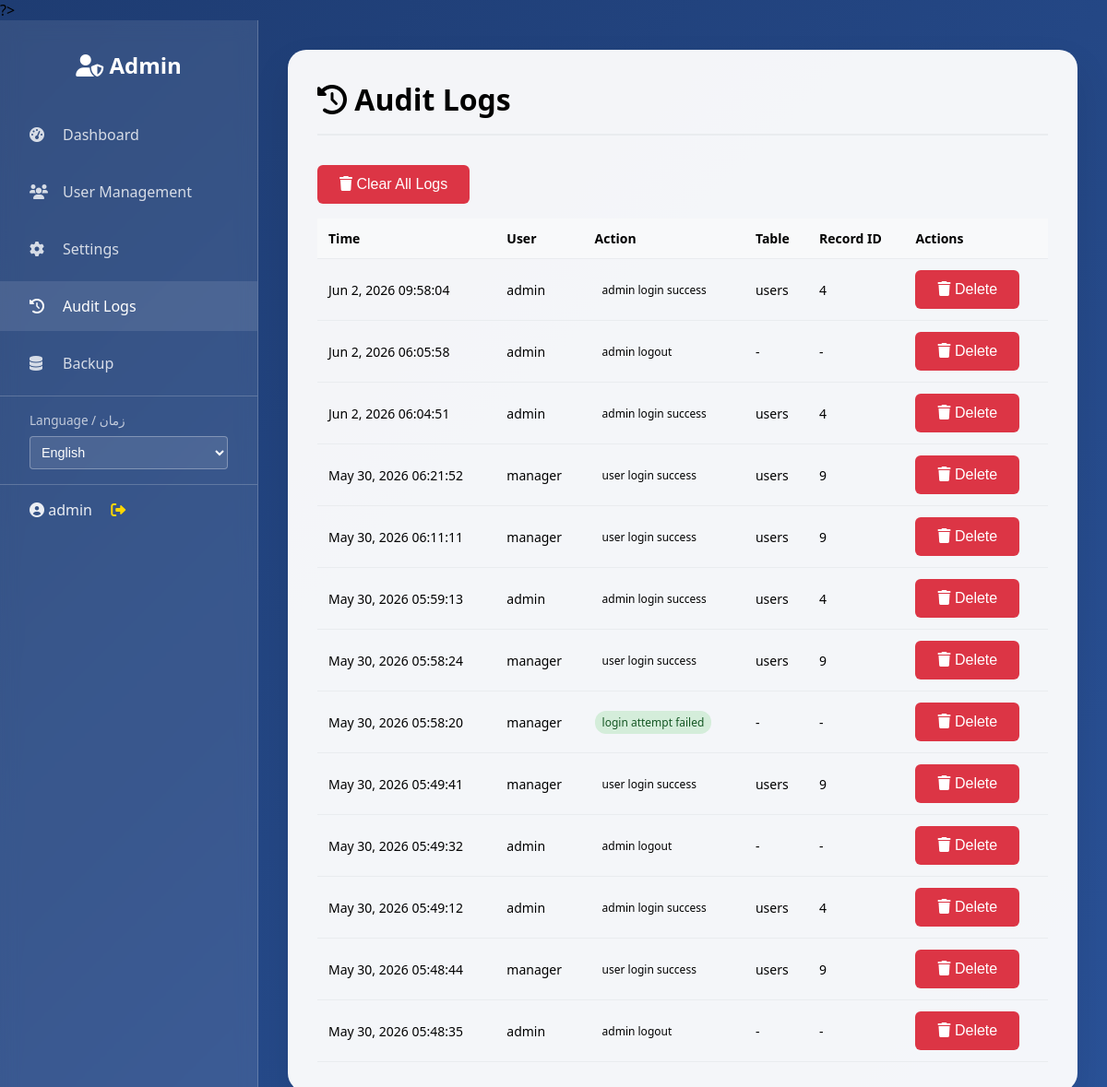
The app's page /simple-admin-logs.php (signed in) with its own data.
### tables this page shows
CREATE TABLE `audit_logs` (
  `id` int NOT NULL AUTO_INCREMENT,
  `user_id` int DEFAULT NULL,
  `username` varchar(255) DEFAULT NULL,
  `action` varchar(100) NOT NULL,
  `table_name` varchar(50) DEFAULT NULL,
  `record_id` int DEFAULT NULL,
  `old_values` text,
  `new_values` text,
  `created_at` timestamp NULL DEFAULT CURRENT_TIMESTAMP,
  PRIMARY KEY (`id`),
  KEY `user_id` (`user_id`),
  CONSTRAINT `audit_logs_ibfk_1` FOREIGN KEY (`user_id`) REFERENCES `users` (`id`) ON DELETE SET NULL
);

### includes/language-functions.php (called while the page is built, shortened)
<?php
function getCurrentLanguage() {
    return $_SESSION['language'] ?? DEFAULT_LANGUAGE;
}
function loadLanguageFile($lang = null) {
    if ($lang === null) {
        $lang = getCurrentLanguage();
    }
    $filePath = __DIR__ . '/lang-' . $lang . '.php';
    return include $filePath;
}
function t($key, $default = '') {
    static $translations = null;
    if ($translations === null) {
        $translations = loadLanguageFile();
    }
    $keys = explode('.', $key);
    $value = $translations;
    foreach ($keys as $k) {
        if (is_array($value) && isset($value[$k])) {
            $value = $value[$k];
        } else {
            return $default ?: $key;
        }
    }
    return $value ?: ($default ?: $key);
}
?>

### includes/simple-admin-auth.php (called while the page is built, shortened)
<?php
function getAdminId() {
    return $_SESSION['admin_id'] ?? null;
}
function getAdminUsername() {
    return $_SESSION['admin_username'] ?? 'Admin';
}
?>

### simple-admin-logs.php (the view, shortened to what this page needs)
<?php
require_once 'includes/language-functions.php';
require_once 'includes/simple-admin-auth.php';
require_once 'includes/admin-settings-helper.php';
$adminUser = [
    'username' => getAdminUsername(),
    'id' => getAdminId()
];
$hasAuditTable = false;
try {
    $tables = $db->query("SHOW TABLES LIKE 'audit_logs'")->fetchAll();
    if (!empty($tables)) {
        $hasAuditTable = true;
        $page = intval($_GET['page'] ?? 1);
        $limit = 20;
        $offset = ($page - 1) * $limit;
        $sql = "
            SELECT * FROM audit_logs
            ORDER BY created_at DESC
            LIMIT $limit OFFSET $offset
        ";
        $logs = $db->query($sql)->fetchAll(PDO::FETCH_ASSOC);
    }
} catch (Exception $e) {
    $error = "Error loading audit logs: " . $e->getMessage();
}
?>
<!DOCTYPE html>
<html lang="en">
<head>
    <link href="https://cdnjs.cloudflare.com/ajax/libs/font-awesome/6.0.0/css/all.min.css" rel="stylesheet">
</head>
<body>
    <div class="admin-container">
        <aside class="admin-sidebar">
            <div class="admin-header">
                <h2><i class="fas fa-user-shield"></i> <?= t('admin.admin') ?></h2>
            </div>
            <nav>
                <ul class="admin-nav">
                    <li><a href="admin-dashboard.php"><i class="fas fa-tachometer-alt"></i> <?= t('nav.home') ?></a></li>
                    <li><a href="simple-admin-users.php"><i class="fas fa-users"></i> <?= t('admin.userManagement') ?></a></li>
                    <li><a href="simple-admin-settings.php"><i class="fas fa-cog"></i> <?= t('common.settings') ?></a></li>
                    <li><a href="simple-admin-logs.php" class="active"><i class="fas fa-history"></i> <?= t('admin.auditLogs') ?></a></li>
                    <li><a href="backup.php"><i class="fas fa-database"></i> <?= t('common.backup') ?></a></li>
                </ul>
            </nav>
            <div class="admin-language">
                <label>Language / زمان</label>
                <select class="language-select" id="languageSelect" onchange="changeLanguage(this.value)">
                    <option value="en">English</option>
                </select>
            </div>
            <div class="admin-user">
                <i class="fas fa-user-circle"></i>
                <span><?= htmlspecialchars($adminUser['username']) ?></span>
                <a href="includes/simple-admin-auth.php?logout=1" style="color: #ffd700; margin-left: 1rem;">
                    <i class="fas fa-sign-out-alt"></i>
                </a>
            </div>
        </aside>
        <main class="admin-main">
            <div class="admin-content">
                <div class="page-header">
                    <h1><i class="fas fa-history"></i> <?= t('admin.auditLogs') ?></h1>
                </div>
                <?php if (!$hasAuditTable): ?>
                    <div class="alert alert-info">
                        <i class="fas fa-info-circle"></i>
                        <?= t('messages.auditNotConfiguredMsg') ?>
                    </div>
                    <div class="no-logs">
                        <i class="fas fa-history"></i>
                        <h3><?= t('messages.auditNotConfigured') ?></h3>
                        <p><?= t('messages.setupAuditLogging') ?></p>
                        <br>
                        <form method="post" style="display: inline;">
                            <input type="hidden" name="action" value="create_table">
                            <button type="submit" class="btn btn-primary">
                                <i class="fas fa-plus"></i> <?= t('messages.enableAuditLogging') ?>
                            </button>
                        </form>
                    </div>
                <?php else: ?>
                    <div class="btn-controls">
                        <form method="post" style="display: inline;" onsubmit="return confirm('<?= t('messages.clearAllLogsConfirm') ?>');">
                            <button type="submit" class="btn btn-danger">
                                <i class="fas fa-trash"></i> <?= t('admin.clearAll') ?>
                            </button>
                        </form>
                    </div>
                    <table class="logs-table">
                        <thead>
                            <tr>
                                <th><?= t('admin.auditTime') ?></th>
                                <th><?= t('admin.auditUser') ?></th>
                                <th><?= t('admin.auditAction') ?></th>
                                <th><?= t('admin.auditTable') ?></th>
                                <th><?= t('admin.auditRecordId') ?></th>
                                <th><?= t('common.actions') ?></th>
                            </tr>
                        </thead>
                        <tbody>
                            <?php foreach ($logs as $log): ?>
                                <tr>
                                    <td><?= date('M j, Y H:i:s', strtotime($log['created_at'])) ?></td>
                                    <td><?= htmlspecialchars($log['username'] ?? 'System') ?></td>
                                    <td>
                                        <span class="action-badge action-<?= strtolower(explode('_', $log['action'])[0]) ?>">
                                            <?= htmlspecialchars(str_replace('_', ' ', $log['action'])) ?>
                                        </span>
                                    </td>
                                    <td><?= htmlspecialchars($log['table_name'] ?? '-') ?></td>
                                    <td><?= htmlspecialchars($log['record_id'] ?? '-') ?></td>
                                    <td>
                                        <form method="post" style="display: inline;">
                                            <button type="submit" class="btn btn-danger btn-small" onclick="return confirm('<?= t('messages.deleteLogEntryConfirm') ?>');">
                                                <i class="fas fa-trash"></i> <?= t('common.delete') ?>
                                            </button>
                                        </form>
                                    </td>
                                </tr>
                            <?php endforeach; ?>
                        </tbody>
                    </table>
                <?php endif; ?>
            </div>
        </main>
    </div>
</body>
</html>

### simple-admin-logs.php (style rules this page uses)
* { margin: 0; padding: 0; box-sizing: border-box; }
body { font-family: 'Segoe UI', Tahoma, Geneva, Verdana, sans-serif; background: linear-gradient(135deg, #1e3c72 0%, #2a5298 100%); min-height: 100vh; }
.admin-container { display: flex; min-height: 100vh; }
.admin-sidebar { width: 280px; background: rgba(255, 255, 255, 0.1); backdrop-filter: blur(10px); border-right: 1px solid rgba(255, 255, 255, 0.2); padding: 2rem 0; }
.admin-header { text-align: center; color: white; margin-bottom: 2rem; padding: 0 2rem; }
.admin-nav { list-style: none; }
.admin-nav li { margin-bottom: 0.5rem; }
.admin-nav a { display: flex; align-items: center; padding: 1rem 2rem; color: rgba(255, 255, 255, 0.8); text-decoration: none; transition: all 0.3s ease; }
.admin-nav a:hover, .admin-nav a.active { background: rgba(255, 255, 255, 0.1); color: white; }
.admin-nav i { margin-right: 1rem; width: 20px; }
.admin-main { flex: 1; padding: 2rem; overflow-y: auto; }
.admin-content { background: rgba(255, 255, 255, 0.95); border-radius: 20px; padding: 2rem; box-shadow: 0 20px 40px rgba(0, 0, 0, 0.1); }
.page-header { margin-bottom: 2rem; padding-bottom: 1rem; border-bottom: 2px solid #e9ecef; }
.btn-danger { background: #dc3545; color: white; }
.btn-small { padding: 0.4rem 0.75rem; font-size: 0.85rem; }
.btn-controls { margin-bottom: 1rem; display: flex; gap: 1rem; }
.logs-table { width: 100%; border-collapse: collapse; margin-top: 1rem; }
.logs-table th, .logs-table td { padding: 0.75rem; text-align: left; border-bottom: 1px solid #e9ecef; font-size: 0.875rem; }
.logs-table th { background: #f8f9fa; font-weight: 600; }
.action-badge { padding: 0.25rem 0.5rem; border-radius: 12px; font-size: 0.75rem; font-weight: 500; }
.action-login { background: #d4edda; color: #155724; }
.btn { padding: 0.75rem 1.5rem; border: none; border-radius: 6px; cursor: pointer; text-decoration: none; display: inline-block; font-size: 1rem; font-weight: 500; }
.admin-user { color: rgba(255, 255, 255, 0.9); padding: 1rem 2rem; border-top: 1px solid rgba(255, 255, 255, 0.2); margin-top: auto; }
.admin-language { padding: 1rem 2rem; border-top: 1px solid rgba(255, 255, 255, 0.2); margin-top: auto; }
.admin-language label { color: rgba(255, 255, 255, 0.7); font-size: 0.85rem; display: block; margin-bottom: 0.5rem; }
.language-select { width: 100%; padding: 0.5rem; border: 1px solid rgba(255, 255, 255, 0.3); border-radius: 4px; background: rgba(255, 255, 255, 0.1); color: white; font-size: 0.9rem; cursor: pointer; }
.language-select option { background: #1e3c72; color: white; }

### records on screen
audit_logs: created_at "Jun 2, 2026 09:58:04", username "admin", action "admin login success", table_name "users", record "4"
audit_logs: created_at "Jun 2, 2026 06:05:58", username "admin", action "admin logout", table_name "-", record "-"
audit_logs: created_at "Jun 2, 2026 06:04:51", username "admin", action "admin login success", table_name "users", record "4"
audit_logs: created_at "May 30, 2026 06:21:52", username "manager", action "user login success", table_name "users", record "9"
audit_logs: created_at "May 30, 2026 06:11:11", username "manager", action "user login success", table_name "users", record "9"
audit_logs: created_at "May 30, 2026 05:59:13", username "admin", action "admin login success", table_name "users", record "4"
audit_logs: created_at "May 30, 2026 05:58:24", username "manager", action "user login success", table_name "users", record "9"
audit_logs: created_at "May 30, 2026 05:58:20", username "manager", action "login attempt failed", table_name "-", record "-"
audit_logs: created_at "May 30, 2026 05:49:41", username "manager", action "user login success", table_name "users", record "9"
audit_logs: created_at "May 30, 2026 05:49:32", username "admin", action "admin logout", table_name "-", record "-"
audit_logs: created_at "May 30, 2026 05:49:12", username "admin", action "admin login success", table_name "users", record "4"
audit_logs: created_at "May 30, 2026 05:48:44", username "manager", action "user login success", table_name "users", record "9"
audit_logs: created_at "May 30, 2026 05:48:35", username "admin", action "admin logout", table_name "-", record "-"

### other values on screen
t('admin.admin') "Admin"
t('nav.home') "Dashboard"
t('admin.userManagement') "User Management"
t('common.settings') "Settings"
t('admin.auditLogs') "Audit Logs"
t('common.backup') "Backup"
$adminUser['username'] "admin"
t('admin.clearAll') "Clear All Logs"
t('admin.auditTime') "Time"
t('admin.auditUser') "User"
t('admin.auditAction') "Action"
t('admin.auditTable') "Table"
t('admin.auditRecordId') "Record ID"
t('common.actions') "Actions"
